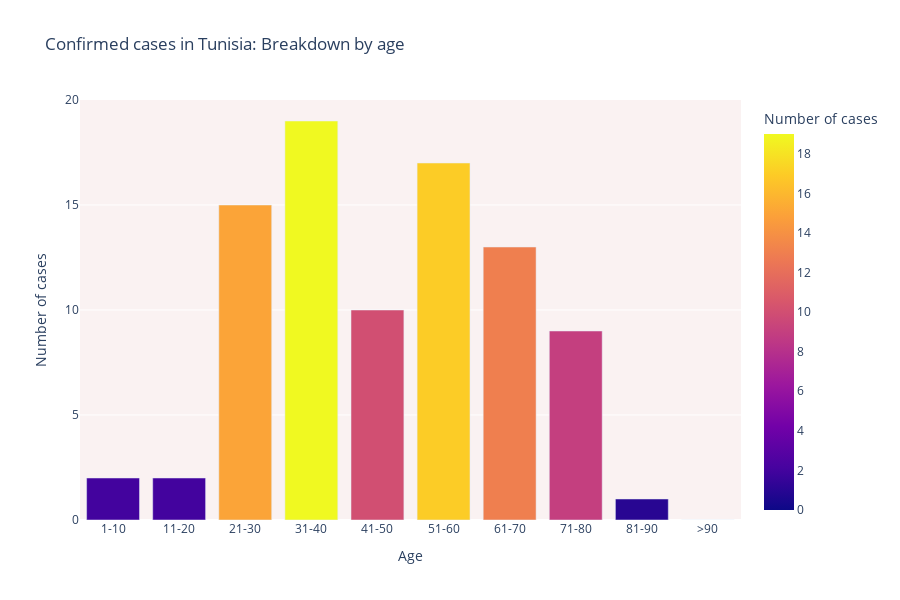

Source (notebook cell):
### Code cell
data = pd.read_csv('Coronavirus_Tunisia_updated.csv')
data = data.fillna(0)
data4 = pd.DataFrame()
l=[]
more_90 = data[data["age"]>90.0]["age"].count()
b_81_90 = data[(81<=data["age"]) & (data["age"]<=90.0)]["age"].count()
b_71_80 = data[(71<=data["age"]) & (data["age"]<=80.0)]["age"].count()
b_61_70 = data[(61<=data["age"]) & (data["age"]<=70.0)]["age"].count()
b_51_60 = data[(51<=data["age"]) & (data["age"]<=60.0)]["age"].count()
b_41_50 = data[(41<=data["age"]) & (data["age"]<=50.0)]["age"].count()
b_31_40 = data[(31<=data["age"]) & (data["age"]<=40.0)]["age"].count()
b_21_30 = data[(21<=data["age"]) & (data["age"]<=30.0)]["age"].count()
b_11_20 = data[(11<=data["age"]) & (data["age"]<=20.0)]["age"].count()
b_1_10 = data[(0.1<=data["age"]) & (data["age"]<=10.0)]["age"].count()
l = [ ]
l2 = []

l = [b_1_10, b_11_20, b_21_30, b_31_40, b_41_50, b_51_60, b_61_70, b_71_80, b_81_90, more_90]
l2=["1-10", "11-20", "21-30", "31-40", "41-50", "51-60", "61-70", "71-80", "81-90", ">90"]

data4['Number of cases'] = l
data4['Age'] = l2

fig = px.bar(data4, x="Age", y="Number of cases", color='Number of cases', orientation='v', height=600,
             title='Confirmed cases in Tunisia: Breakdown by age', color_discrete_sequence = px.colors.cyclical.mygbm)

fig.update_layout(plot_bgcolor='rgb(250, 242, 242)')
fig.show()

### Figure 1 — Plotly figure (JSON) as saved in the notebook; plotly's stock layout.template omitted (floating-point values rounded to 4 significant figures)
{"data": [{"alignmentgroup": "True", "hoverlabel": {"namelength": 0}, "hovertemplate": "Age=%{x}<br>Number of cases=%{marker.color}", "legendgroup": "", "marker": {"color": [2, 2, 15, 19, 10, 17, 13, 9, 1, 0], "coloraxis": "coloraxis"}, "name": "", "offsetgroup": "", "orientation": "v", "showlegend": false, "textposition": "auto", "type": "bar", "x": ["1-10", "11-20", "21-30", "31-40", "41-50", "51-60", "61-70", "71-80", "81-90", ">90"], "xaxis": "x", "y": [2, 2, 15, 19, 10, 17, 13, 9, 1, 0], "yaxis": "y"}], "layout": {"barmode": "relative", "coloraxis": {"colorbar": {"title": {"text": "Number of cases"}}, "colorscale": [[0, "#0d0887"], [0.1111, "#46039f"], [0.2222, "#7201a8"], [0.3333, "#9c179e"], [0.4444, "#bd3786"], [0.5556, "#d8576b"], [0.6667, "#ed7953"], [0.7778, "#fb9f3a"], [0.8889, "#fdca26"], [1, "#f0f921"]]}, "height": 600, "legend": {"tracegroupgap": 0}, "plot_bgcolor": "rgb(250, 242, 242)", "title": {"text": "Confirmed cases in Tunisia: Breakdown by age"}, "xaxis": {"anchor": "y", "domain": [0, 1], "title": {"text": "Age"}}, "yaxis": {"anchor": "x", "domain": [0, 1], "title": {"text": "Number of cases"}}}}
